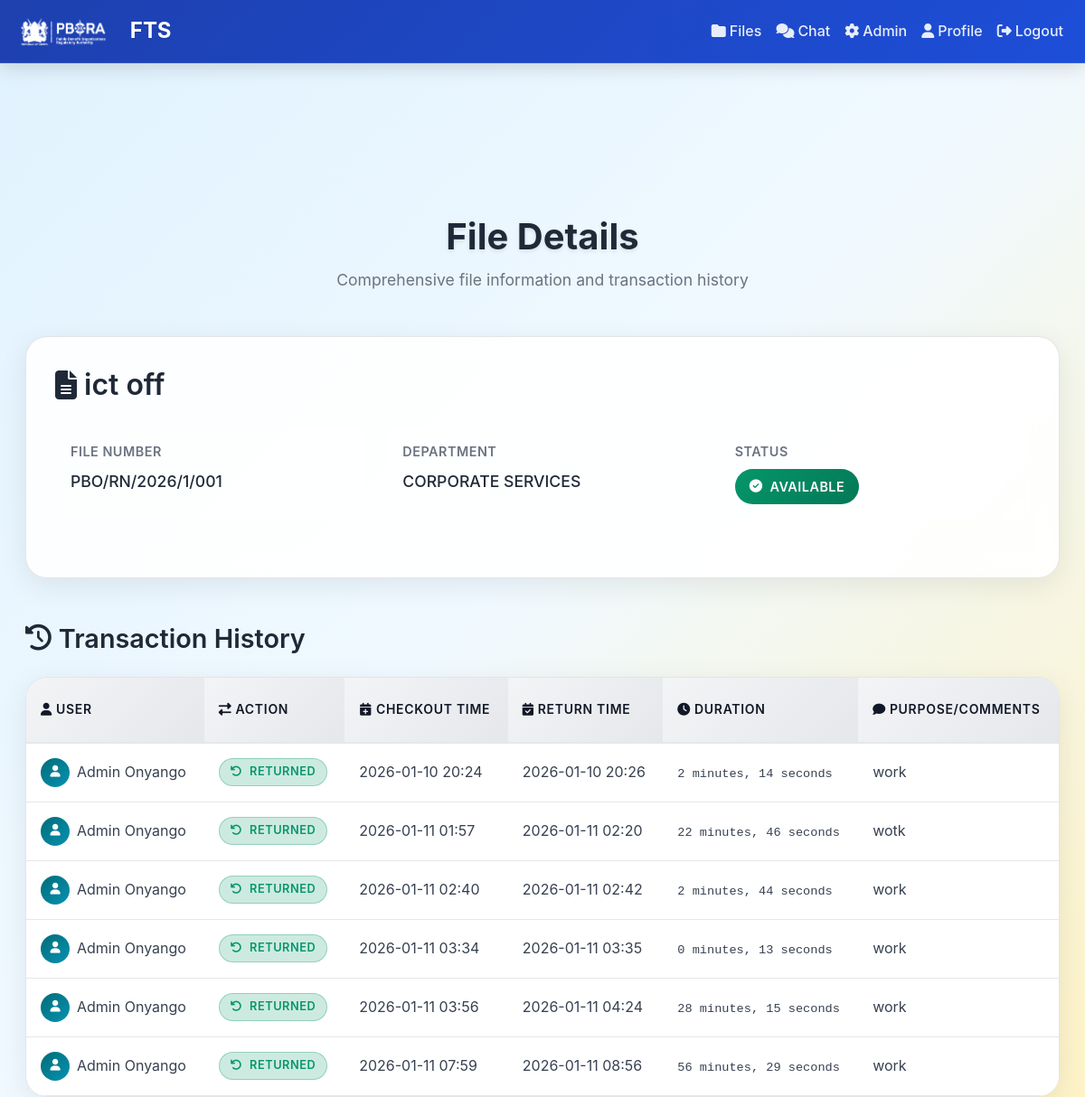
Screenshot of /files/files/2 (signed in) with the database file from the repository.
### app/models.py (models this page shows, shortened)
class FileRecord(db.Model):
    __tablename__ = "files"
    id = db.Column(db.Integer, primary_key=True)
    file_number = db.Column(db.String(100), unique=True, nullable=False)
    title = db.Column(db.String(200), nullable=True)
    department = db.Column(db.String(120), nullable=True)
    is_issued = db.Column(db.Boolean, default=False)
    transactions = db.relationship("FileTransaction", backref="file", lazy=True)

class FileTransaction(db.Model):
    __tablename__ = "file_transactions"
    id = db.Column(db.Integer, primary_key=True)
    file_id = db.Column(db.Integer, db.ForeignKey("files.id"), nullable=False)
    user_id = db.Column(db.Integer, db.ForeignKey("users.id"), nullable=False)
    checkout_time = db.Column(db.DateTime, default=datetime.utcnow,  nullable=False)
    return_time = db.Column(db.DateTime, nullable=True)
    issued_by_admin_id = db.Column(db.Integer, db.ForeignKey("users.id"))
    returned_to_admin_id = db.Column(db.Integer, db.ForeignKey("users.id"))
    purpose = db.Column(db.String(250))
    comments = db.Column(db.String(250))
    checkout_signature = db.Column(db.Text)  # Base64 encoded signature image
    return_signature = db.Column(db.Text)    # Base64 encoded signature image
    condition = db.Column(db.String(50), default="good")
    issued_by = db.relationship("User", foreign_keys=[issued_by_admin_id])
    returned_to = db.relationship("User", foreign_keys=[returned_to_admin_id])

class User(db.Model, UserMixin):
    __tablename__ = "users"
    id = db.Column(db.Integer, primary_key=True)
    name = db.Column(db.String(120), nullable=False)
    designation = db.Column(db.String(120), nullable=False)
    email = db.Column(db.String(150), unique=True, nullable=False)
    password = db.Column(db.String(200), nullable=False)
    role = db.Column(db.String(20), default="staff", nullable=False)
    transactions = db.relationship("FileTransaction", backref="user", lazy=True, foreign_keys="FileTransaction.user_id")

### app/routes/files.py (the view)
@bp.route("/files/<int:file_id>")
@login_required
def view_file(file_id):
    file = FileRecord.query.get_or_404(file_id)
    return render_template("files/view_file.html", file=file)

### app/templates/files/view_file.html (shortened to what this page needs)
{% extends "base.html" %}
{% block content %}
<div class="container-fluid mt-5">
    <div class="page-header fade-in-up">
        <h1 class="page-title">File Details</h1>
        <p class="page-subtitle">Comprehensive file information and transaction history</p>
    </div>
    <div class="file-details-card fade-in-up">
        <h2 class="file-title">
            <i class="fas fa-file-alt"></i>
            {{ file.title }}
        </h2>
        <div class="file-meta">
            <div class="meta-item">
                <div class="meta-label">File Number</div>
                <div class="meta-value">{{ file.file_number }}</div>
            </div>
            <div class="meta-item">
                <div class="meta-label">Department</div>
                <div class="meta-value">{{ file.department }}</div>
            </div>
            <div class="meta-item">
                <div class="meta-label">Status</div>
                <div class="meta-value">
                    <span class="status-badge {% if file.is_issued %}status-issued{% else %}status-available{% endif %}">
                        <i class="fas fa-{% if file.is_issued %}clock{% else %}check-circle{% endif %}"></i>
                        {% if file.is_issued %}Checked Out{% else %}Available{% endif %}
                    </span>
                </div>
            </div>
        </div>
    </div>
    <div class="history-section fade-in-up">
        <h3 class="history-title">
            <i class="fas fa-history"></i>
            Transaction History
        </h3>
        <div class="transaction-table">
            <div class="table-scroll-wrapper">
                <table class="table table-hover mb-0">
                    <thead class="table-header">
                        <tr>
                            <th><i class="fas fa-user me-1"></i>User</th>
                            <th><i class="fas fa-exchange-alt me-1"></i>Action</th>
                            <th><i class="fas fa-calendar-plus me-1"></i>Checkout Time</th>
                            <th><i class="fas fa-calendar-check me-1"></i>Return Time</th>
                            <th><i class="fas fa-clock me-1"></i>Duration</th>
                            <th><i class="fas fa-comment me-1"></i>Purpose/Comments</th>
                        </tr>
                    </thead>
                    <tbody class="table-body">
                        {% for tx in file.transactions %}
                        <tr>
                            <td>
                                <div class="d-flex align-items-center">
                                    <div class="avatar-circle me-2">
                                        <i class="fas fa-user"></i>
                                    </div>
                                    {{ tx.user.name }}
                                </div>
                            </td>
                            <td>
                                <span class="transaction-type {% if tx.return_time %}type-return{% else %}type-checkout{% endif %}">
                                    <i class="fas fa-{% if tx.return_time %}undo{% else %}sign-out-alt{% endif %}"></i>
                                    {% if tx.return_time %}Returned{% else %}Checked Out{% endif %}
                                </span>
                            </td>
                            <td>{{ tx.checkout_time.strftime('%Y-%m-%d %H:%M') }}</td>
                            <td>
                                {% if tx.return_time %}
                                    {{ tx.return_time.strftime('%Y-%m-%d %H:%M') }}
                                {% else %}
                                    <span class="text-muted">-</span>
                                {% endif %}
                            </td>
                            <td>
                                {% if tx.return_time %}
                                    {% set duration = (tx.return_time - tx.checkout_time).total_seconds() %}
                                    {% set days = (duration // 86400) | int %}
                                    {% set hours = ((duration % 86400) // 3600) | int %}
                                    {% set minutes = ((duration % 3600) // 60) | int %}
                                    {% set seconds = (duration % 60) | int %}
                                    <span class="duration-text">
                                        {% if minutes > 0 or (days == 0 and hours == 0) %}
                                            {{ minutes }} minute{{ 's' if minutes != 1 else '' }}{% if seconds > 0 and days == 0 and hours == 0 %}, {% endif %}
                                        {% endif %}
                                        {% if seconds > 0 and days == 0 and hours == 0 %}
                                            {{ seconds }} second{{ 's' if seconds != 1 else '' }}
                                        {% endif %}
                                    </span>
                                {% else %}
                                    <span class="checked-out-indicator">
                                        <i class="fas fa-clock"></i>
                                        Still checked out
                                    </span>
                                {% endif %}
                            </td>
                            <td>{{ tx.purpose or tx.comments or '-' }}</td>
                        </tr>
                        {% endfor %}
                    </tbody>
                </table>
            </div>
        </div>
    </div>
</div>
{% endblock %}

### app/static/css/style.css (style rules this page uses)
:root { --primary-color: #1e40af; --primary-hover: #1d4ed8; --primary-light: #dbeafe; --secondary-color: #059669; --secondary-hover: #047857; --accent-color: #d97706; --accent-hover: #b45309; --text-primary: #111827; --text-secondary: #374151; --text-muted: #6b7280; --bg-primary: #ffffff; --bg-secondary: #f9fafb; --bg-tertiary: #f3f4f6; --border-color: #e5e7eb; --border-hover: #d1d5db; --success-color: #059669; --success-bg: #ecfdf5; --error-color: #dc2626; --error-bg: #fef2f2; --warning-color: #d97706; --warning-bg: #fffbeb; --info-color: #0891b2; --info-bg: #ecfeff; --shadow-sm: 0 1px 2px 0 rgba(0, 0, 0, 0.05); --shadow-md: 0 4px 6px -1px rgba(0, 0, 0, 0.1), 0 2px 4px -1px rgba(0, 0, 0, 0.06); --shadow-lg: 0 10px 15px -3px rgba(0, 0, 0, 0.1), 0 4px 6px -2px rgba(0, 0, 0, 0.05); --shadow-xl: 0 20px 25px -5px rgba(0, 0, 0, 0.1), 0 10px 10px -5px rgba(0, 0, 0, 0.04); --font-size-xs: 0.75rem; --font-size-sm: 0.875rem; --font-size-base: 1rem; --font-size-lg: 1.125rem; --font-size-xl: 1.25rem; --font-size-2xl: 1.5rem; --font-size-3xl: 1.875rem; --font-size-4xl: 2.25rem; --spacing-xs: 0.25rem; --spacing-sm: 0.5rem; --spacing-md: 1rem; --spacing-lg: 1.5rem; --spacing-xl: 2rem; --spacing-2xl: 3rem; --radius-sm: 0.25rem; --radius-md: 0.375rem; --radius-lg: 0.5rem; --radius-xl: 0.75rem; --radius-2xl: 1rem; --transition-fast: 0.15s ease-in-out; --transition-normal: 0.3s ease-in-out; --transition-slow: 0.5s ease-in-out; }
body { font-family: 'Inter', -apple-system, BlinkMacSystemFont, 'Segoe UI', Roboto, 'Helvetica Neue', Arial, sans-serif; font-size: var(--font-size-base); line-height: 1.6; color: var(--text-primary); background-color: var(--bg-secondary); -webkit-font-smoothing: antialiased; -moz-osx-font-smoothing: grayscale; }
h1, h2, h3, h4, h5, h6 { font-weight: 600; line-height: 1.3; margin-bottom: var(--spacing-md); color: var(--text-primary); }
h1 { font-size: var(--font-size-3xl); }
h2 { font-size: var(--font-size-2xl); }
h3 { font-size: var(--font-size-xl); }
p { margin-bottom: var(--spacing-md); color: var(--text-secondary); }
.table { background: var(--bg-primary); border-radius: var(--radius-lg); overflow: hidden; box-shadow: var(--shadow-sm); }
.table thead th { background: linear-gradient(135deg, var(--bg-tertiary) 0%, var(--border-color) 100%); border-bottom: 2px solid var(--border-color); font-weight: 600; color: var(--text-primary); padding: var(--spacing-lg) var(--spacing-md); text-transform: uppercase; font-size: var(--font-size-sm); letter-spacing: 0.05em; }
.table tbody td { padding: var(--spacing-md); border-bottom: 1px solid var(--border-color); color: var(--text-secondary); vertical-align: middle; }

### app/templates/base.html (style rules this page uses)
:root { --content-max-width: 1200px; --sidebar-width: 280px; --header-height: 70px; }
body { background: linear-gradient(135deg, #f8fafc 0%, #f1f5f9 50%, #fef3c7 100%); min-height: 100vh; font-family: 'Inter', -apple-system, BlinkMacSystemFont, 'Segoe UI', Roboto, sans-serif; line-height: 1.6; color: #1f2937; overflow-x: hidden; }

### rows the page displays
FileRecord: title "ict off", file_number "PBO/RN/2026/1/001", department "CORPORATE SERVICES"
FileTransaction: user.name "Admin Onyango", shows "RETURNED", checkout_time "2026-01-10 20:24", return_time "2026-01-10 20:26", file "2", value "s", seconds "14", purpose "work"
FileTransaction: user.name "Admin Onyango", shows "RETURNED", checkout_time "2026-01-11 01:57", return_time "2026-01-11 02:20", minutes "22", value "s", seconds "46", purpose "wotk"
FileTransaction: user.name "Admin Onyango", shows "RETURNED", checkout_time "2026-01-11 02:40", return_time "2026-01-11 02:42", file "2", value "s", seconds "44", purpose "work"
FileTransaction: user.name "Admin Onyango", shows "RETURNED", checkout_time "2026-01-11 03:34", return_time "2026-01-11 03:35", minutes "0", value "s", seconds "13", purpose "work"
FileTransaction: user.name "Admin Onyango", shows "RETURNED", checkout_time "2026-01-11 03:56", return_time "2026-01-11 04:24", minutes "28", value "s", seconds "15", purpose "work"
FileTransaction: user.name "Admin Onyango", shows "RETURNED", checkout_time "2026-01-11 07:59", return_time "2026-01-11 08:56", minutes "56", value "s", seconds "29", purpose "work"
